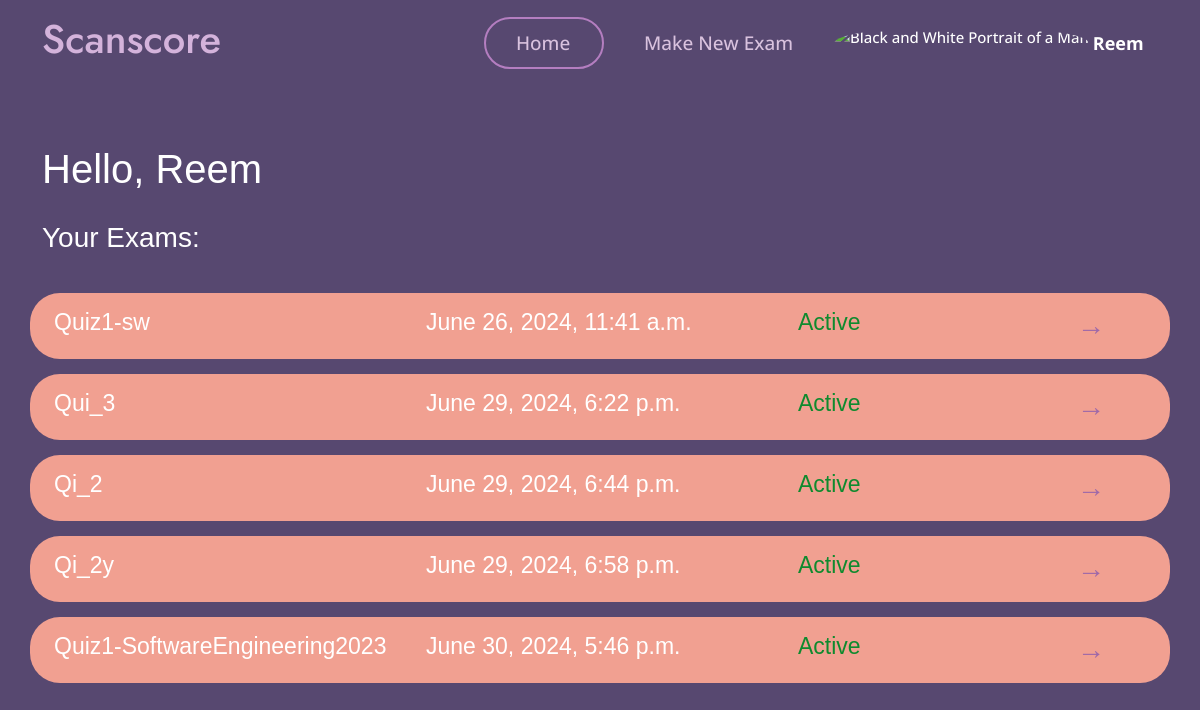
The app's page /teacher_dashboard/ (signed in), older data.
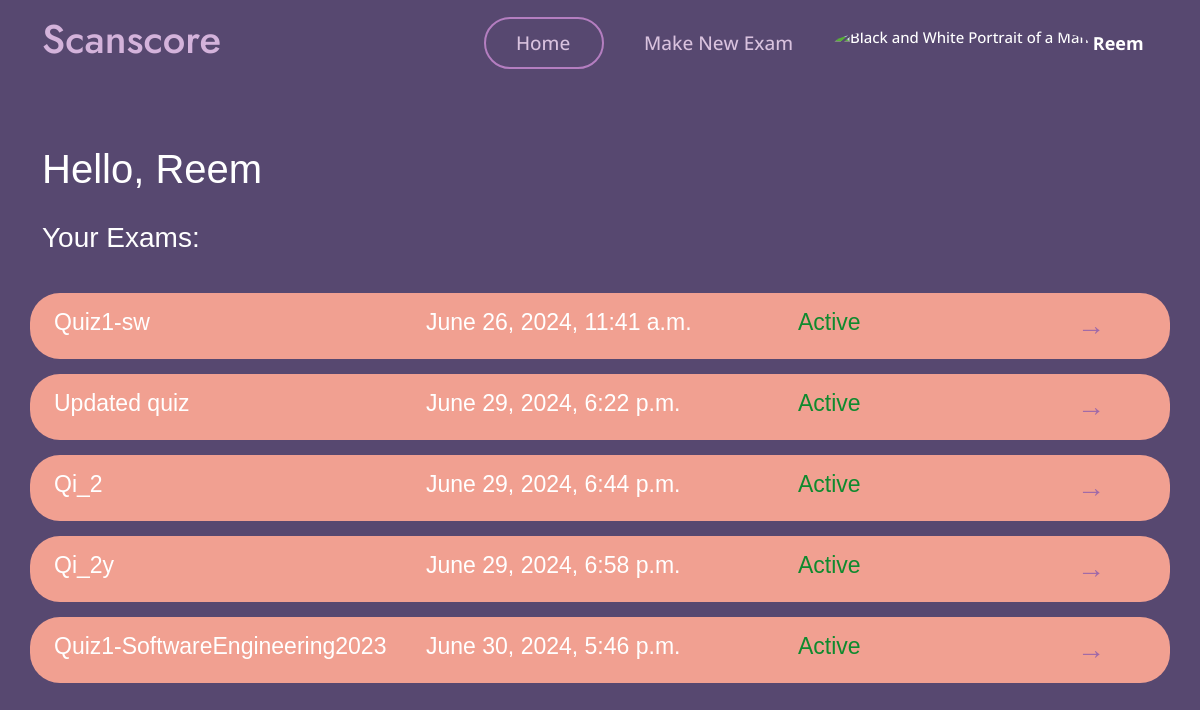
The same page, newer data.
### myapp/models.py (models this page shows)
class Exam(models.Model):
    name = models.CharField(max_length=100)
    teacher = models.ForeignKey(User, on_delete=models.CASCADE)
    question= models.TextField(max_length=10000)
    model_answer = models.TextField(max_length=10000)
    keywordsList = models.TextField(max_length=10000,null=True,blank=True)
    is_active = models.BooleanField(default=False)
    time_created = models.DateTimeField(auto_now_add=True)
    time_updated = models.DateTimeField(auto_now=True)
    ocr_graded = models.BooleanField(default=False)

### myapp/views.py (the view)
# urls.py: path('teacher_dashboard/', views.teacher_dashboard, name='teacher_dashboard'),
def teacher_dashboard(request):
    if not hasattr(request.user, 'teacher'): # Check if the user is a teacher
        return HttpResponseForbidden("You are not authorized to view this page.")
    exams = Exam.objects.filter(teacher=request.user)
    return render(request, 'myapp/teacher/teacher_dashboard.html', {'exams': exams})

### templates/myapp/teacher/teacher_dashboard.html (shortened to what this page needs)
{% load static %}
<!DOCTYPE html>
<html lang="en">
<head>
    <link href="{% static 'vendor/aos/aos.css' %}" rel="stylesheet">
    <link href="{% static 'vendor/bootstrap/css/bootstrap.min.css' %}" rel="stylesheet">
    <link href="{% static 'vendor/bootstrap-icons/bootstrap-icons.css' %}" rel="stylesheet">
    <link href="{% static 'vendor/boxicons/css/boxicons.min.css' %}" rel="stylesheet">
    <link href="{% static 'vendor/glightbox/css/glightbox.min.css' %}" rel="stylesheet">
    <link href="{% static 'vendor/remixicon/remixicon.css' %}" rel="stylesheet">
    <link href="{% static 'vendor/swiper/swiper-bundle.min.css' %}" rel="stylesheet">
    <link href="{% static 'css/main.css' %}" rel="stylesheet">
    <link href="{% static 'css/style.css' %}" rel="stylesheet">
</head>
<body>
    <header id="header" class="fixed-top">
        <div class="container d-flex align-items-center justify-content-between">
            <h1 class="me-auto"><a href="{% url 'teacher_dashboard' %}" style="color: #d4b3db;" id="scan">Scanscore</a>
            </h1>
            <nav id="navbar" class="navbar order-last order-lg-0">
                <ul>
                    <li><a class="nav-link scrollto active Active" href="{% url 'teacher_dashboard' %}"
                            id="home">Home</a>
                    </li>
                    <li><a class="nav-link scrollto" href="{% url 'create_exam' %}" id="makenew">Make New Exam</a></li>
                    <li class="dropdown">
                        <a href="#">
                            <img src="{% static 'img/unknown_user.jpg' %}" class="rounded-circle" height="35"
                                alt="Black and White Portrait of a Man" loading="lazy" id="img_pro" />
                            <strong class="d-none d-sm-block ms-1" id="username">{{ user.first_name }}</strong>
                            <i class="bi bi-chevron-down" id="arrow_pro"></i>
                        </a>
                    </li>
                </ul>
            </nav>
        </div>
    </header>
    <section style="text-align: left;font-family: Arial, Helvetica, sans-serif; background: transparent;">
        <div class="container">
            {% block content %}
            <h1 id="hello"
                style="font-family: 'Trebuchet MS', 'Lucida Sans Unicode', 'Lucida Grande', 'Lucida Sans', Arial, sans-serif;color: white;margin-top: 15px;">
                Hello, {{ user.first_name }}
            </h1>
            <h3 style="font-family: 'Trebuchet MS', 'Lucida Sans Unicode', 'Lucida Grande', 'Lucida Sans', Arial, sans-serif;color: white;position: relative;
  top: 20px;" id="your_exam">
                Your Exams:</h3>
            <div class="exam-list">
                {% for exam in exams %}
                <div class="row exam-item" id="exam-list">
                    <div class="col-md-4 col-12">{{ exam.name }}</div>
                    <div class="col-md-4 col-12">{{ exam.time_created }}</div>
                    <div class="col-md-3 col-10">
                        {% if exam.is_active %}
                        <span class="active act_class" id="act" style="color:#0f8a2e">Active</span>
                        {% else %}
                        <span class="inactive act_class" id="inact" style="color:#db3a3a">Inactive</span>
                        {% endif %}
                    </div>
                    <a href="{% url 'view_exam_teacher' exam.id %}" class="col-md-1 col-2" id="arrow-dir">→</a>
                </div>
                {% empty %}
                <div style="text-align: center;">
                    <h2 style="padding-left: 15px;">No exams created yet.</h2>
                </div>
                {% endfor %}
            </div>
            {% endblock %}
        </div>
    </section>
</body>
</html>

Row changes from the older to the newer data that the page shows:
changed Exam: name "Qui_3" → "Updated quiz"
